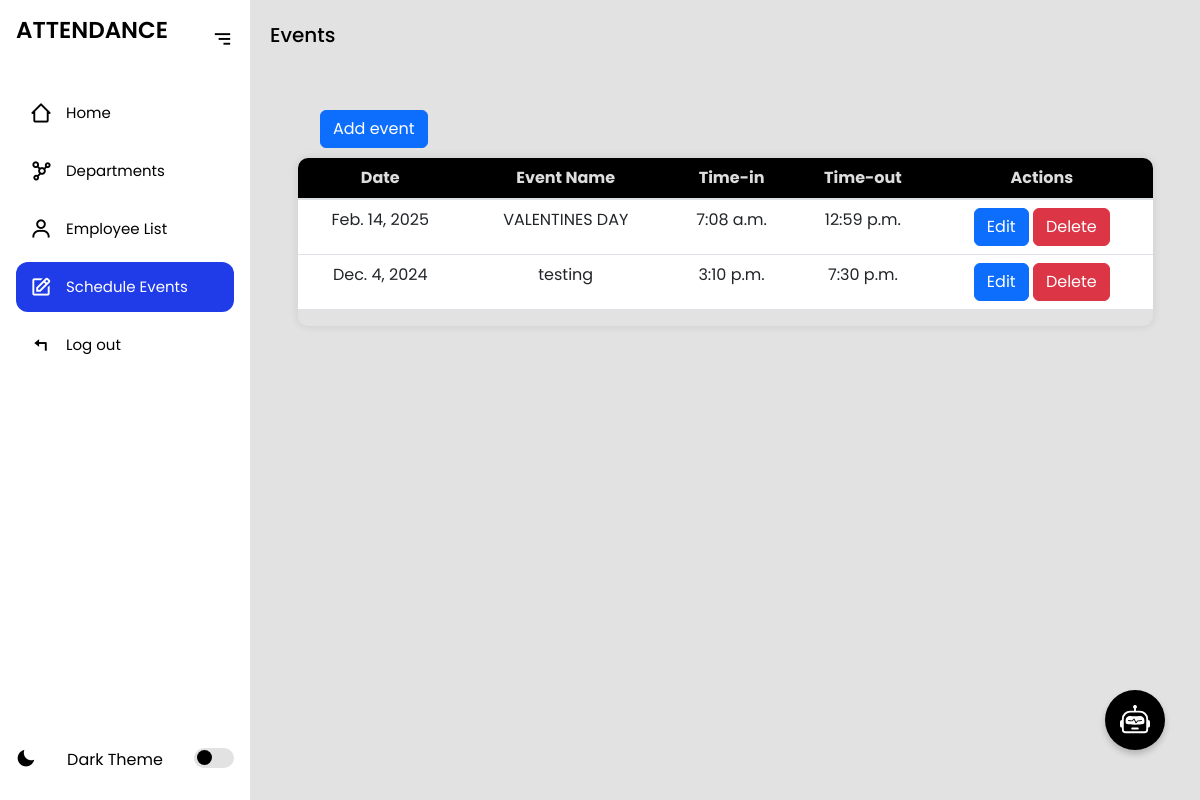
The app's page /schedules/, older data.
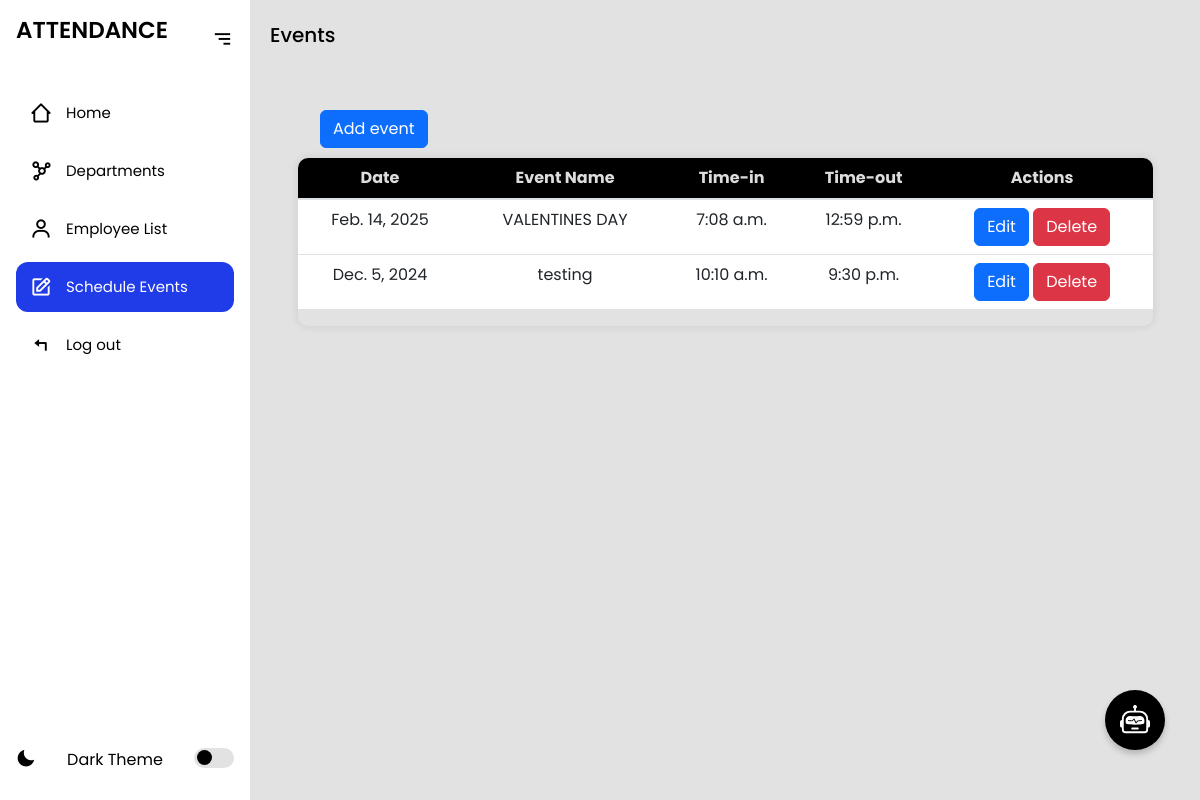
The same page, newer data.
### myapp/models.py (models this page shows, shortened)
class CustomSchedule(models.Model):
    date = models.DateField(unique=True)
    time_in = models.TimeField()
    time_out = models.TimeField()
    reason = models.TextField(blank=True)

### myapp/views.py (the view, shortened to what this page needs)
# urls.py: path('schedules/', views.schedule_list, name='schedule_list'),
def schedule_list(request):
    schedules = CustomSchedule.objects.all()
    alert_message = None
    alert_icon = None
    return render(request, 'schedule_list.html', {
        'schedules': schedules,
        'alert_message': alert_message,
        'alert_icon': alert_icon
    })

### myapp/templates/schedule_list.html (shortened to what this page needs)
{% extends 'index.html' %}
{% block content %}
<section class="home">
    <p>Events</p>
    <div class='add-emp'
    style="
        display: flex;
        align-items: center;
        justify-content: start;
        margin-left: 70px;
        margin-top: 40px;
        ">
    <button title="Add new employee" type="button"
    class="btn btn-primary"
    data-bs-toggle="modal"
    data-bs-target="#addCustomModal"
    >Add event
    </button>
    </div>
<div class="table-container">
    <table class="table">
        <thead>
            <tr>
                <th scope="col">Date</th>
                <th scope="col">Event Name</th>
                <th scope="col">Time-in</th>
                <th scope="col">Time-out</th>
                <th scope="col">Actions</th>
            </tr>
        </thead>
        <tbody>
            {% for schedule in schedules %}
            <tr>
                <td>{{ schedule.date }}</td>
                <td>{{ schedule.reason|default:"N/A" }}</td>
                <td>{{ schedule.time_in }}</td>
                <td>{{ schedule.time_out }}</td>
                 <td>
                        <button type="button" class="btn btn-primary" data-bs-toggle="modal" data-bs-target="#editModal-{{ schedule.id }}">
                            Edit
                        </button>
                        <button type="button" class="btn btn-danger" data-bs-toggle="modal" data-bs-target="#deleteModal-{{ schedule.id }}">
                            Delete
                        </button>
                    </div>
                </td>
            </tr>
            {% empty %}
            <tr>
                <td colspan="5">No schedules available.</td>
            </tr>
            {% endfor %}
</section>
{% endblock %}

Row changes from the older to the newer data that the page shows:
changed CustomSchedule "testing": date "Dec. 4, 2024" → "Dec. 5, 2024"; time_in "3:10 p.m." → "10:10 a.m."; time_out "7:30 p.m." → "9:30 p.m."
